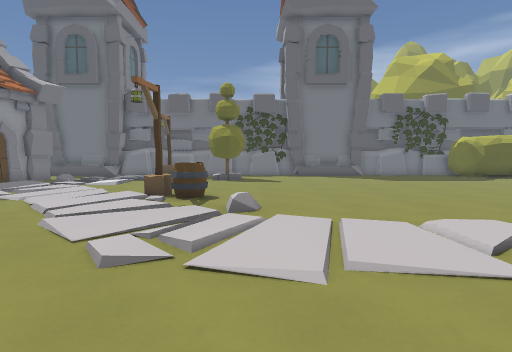
[1] (above)

21 first-person views from a walk through a level from a Godot 3-D game. The camera is 1.4 m above the floor, tilts 4° down and sees 75° across. The floor is counted in squares, 1 m on a side. Each view is taken from the middle of a square. On the plan, view 1 faces up. The plan holds only what a view shows up to about 15 squares ahead; the rest is blank. The place goes on beyond the plan. Characters and animated objects are not drawn.

[2]
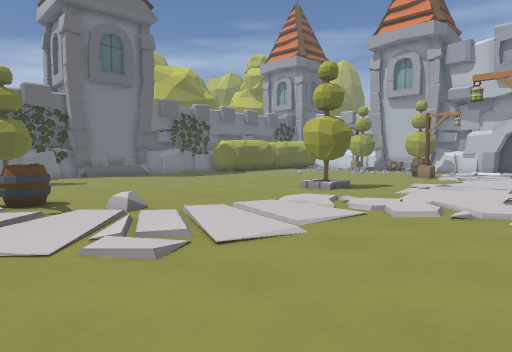

[3]
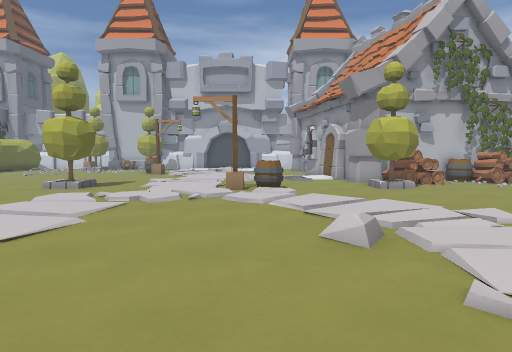

[4]
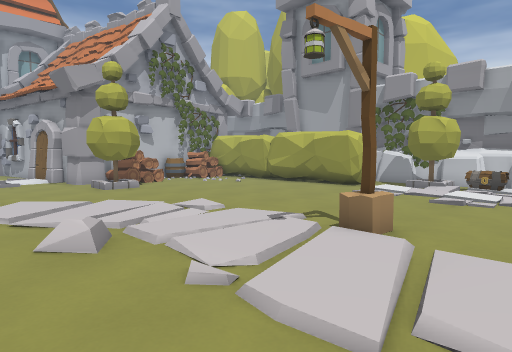

[5]
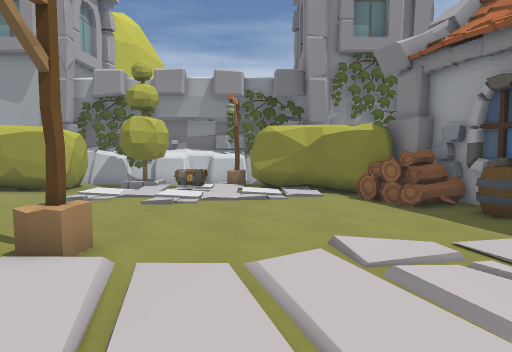

[6]
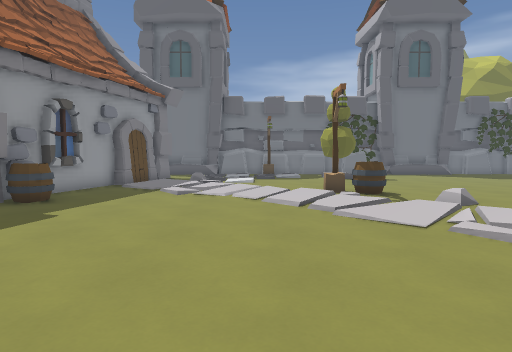

[7]
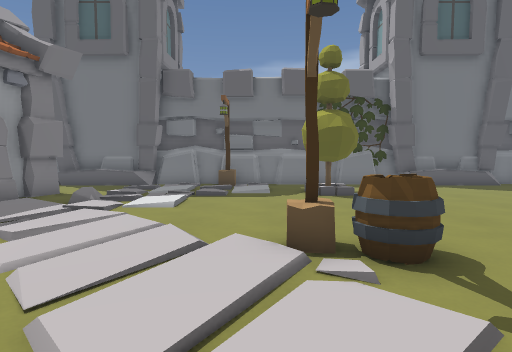

[8]
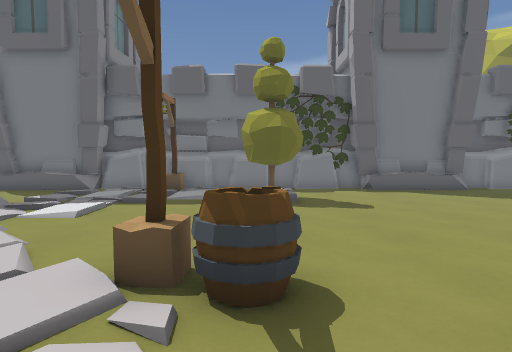

[9]
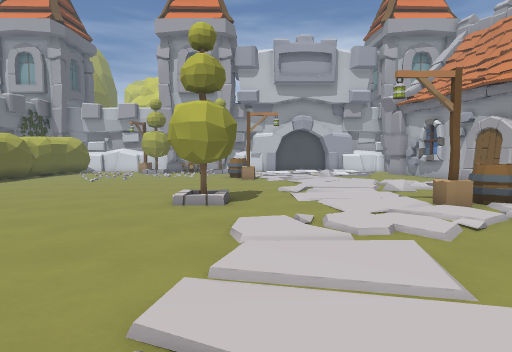

[10]
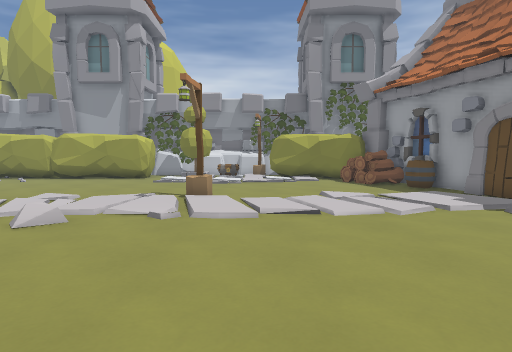

[11]
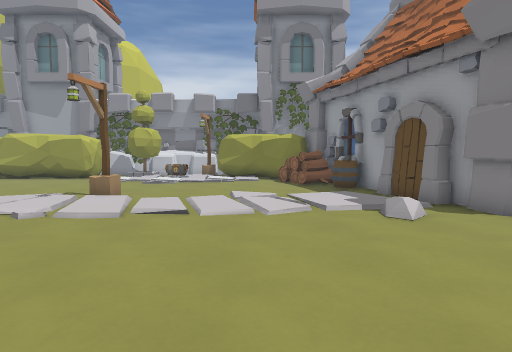

[12]
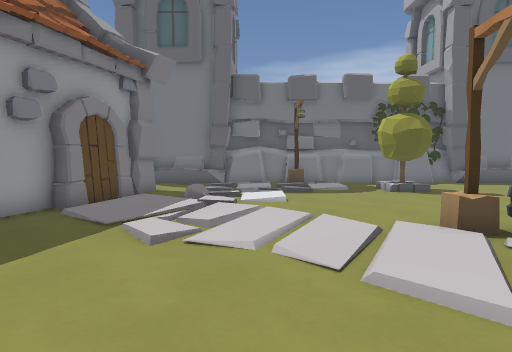

[13]
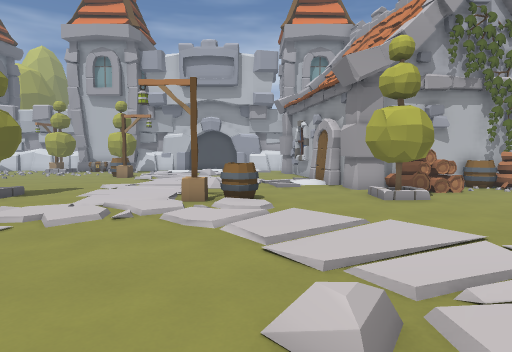

[14]
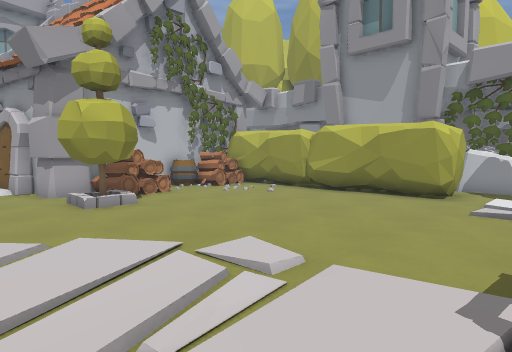

[15]
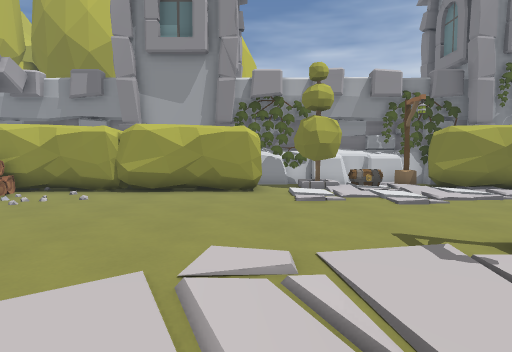

[16]
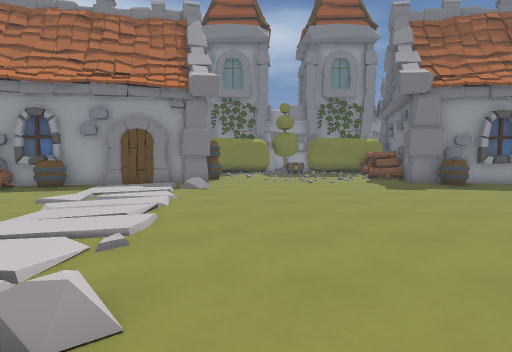

[17]
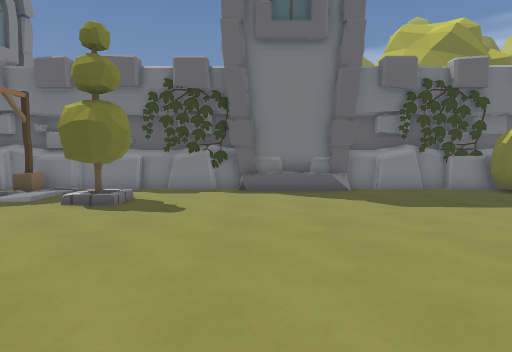

[18]
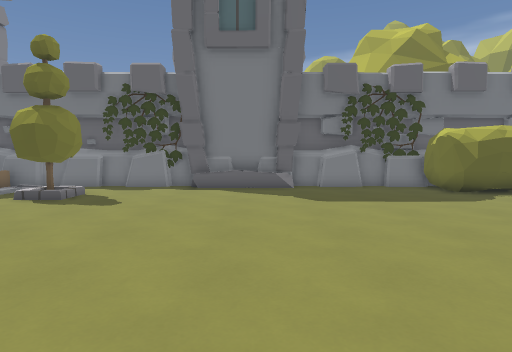

[19]
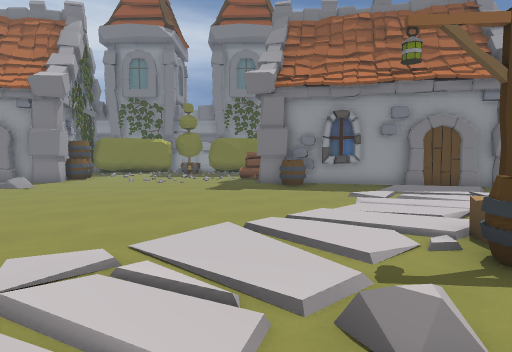

[20]
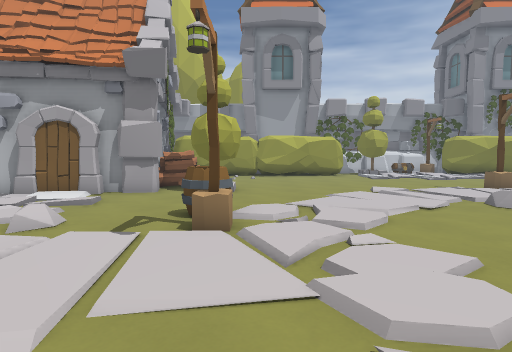

[21]
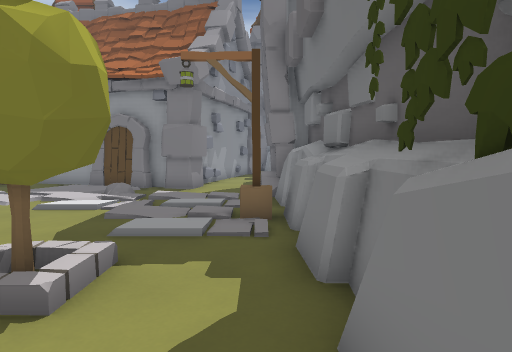

### Floor plan
Key: @ floor where view 1 was taken; # wall or solid block; . main floor; : floor 0.25 m higher than the main floor; / step, stairs or slope; = window, fence, low wall or low ledge; ^ raised ledge; B barrel; C chest.
Columns run from 13 left of view 1 to 13 right of it. Each row starts with its distance up from view 1.
 22     ^##########
 21 ###^####^##^^#############
 20  =^^/./.=/......=^^......#
 19 ...../..//...............##
 18 ##.........##.............#
 17  ##./////..##..............
 16  #../../...................
 15  ##.:../...................
 14  ##../.....................
 13 ## ../.....................
 12 #..........................
 11 #........=#B...............
 10 #.........BB...............
  9 BB.........................
  8 #B..................##.....
  7 ....................##.....
  6 ...........................
  5 .......................//..
  4 ......................./...
  3 ...........................
  2 ...........................
  1 ....................=......
  0 .............@......B.....
 -1 ....................B...//
 -2 ........................///
 -3 #......................./..
 -4 #........................##
 -5 #...................##.###
 -6 #.........#.........##.#
 -7 #.....................=#
 -8 #BB...................^^#
 -9 ##......................#
-10  #=#.................. B#
-11  ###=../.././.........^##
-12   ###.//../:./........###
-13     ###.:..../##########
-14       ##..C##.#
-15        ##CC##.#
-16        ########

Where each view was taken, in squares from view 1:
view 1: 0 up, 0 right, facing up
view 2: 0 up, 4 left, facing up-right
view 3: 0 up, 6 left, facing right
view 4: 0 up, 6 left, facing down-right
view 5: 1 down, 6 left, facing down
view 6: 1 down, 6 left, facing up
view 7: 6 up, 4 left, facing up
view 8: 7 up, 2 left, facing up
view 9: 6 up, 2 left, facing right
view 10: 5 up, 5 left, facing down
view 11: 5 up, 8 left, facing down
view 12: 5 up, 7 left, facing up
view 13: 1 down, 3 left, facing right
view 14: 2 down, 2 left, facing down-right
view 15: 1 down, 1 right, facing down
view 16: 0 up, 2 right, facing left
view 17: 8 up, 3 right, facing up
view 18: 7 up, 5 right, facing up
view 19: 7 up, 2 right, facing left
view 20: 7 up, 6 right, facing down
view 21: 20 up, 2 right, facing left
